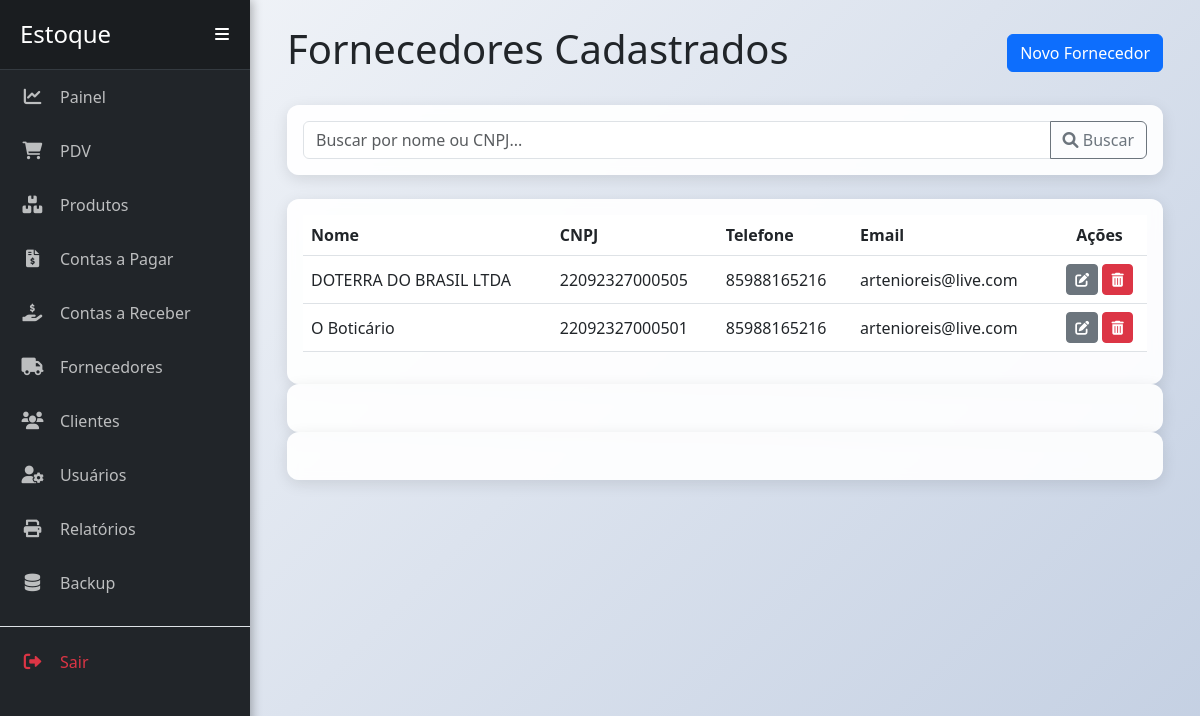
The page /fornecedores (signed in) on the database as committed earlier.
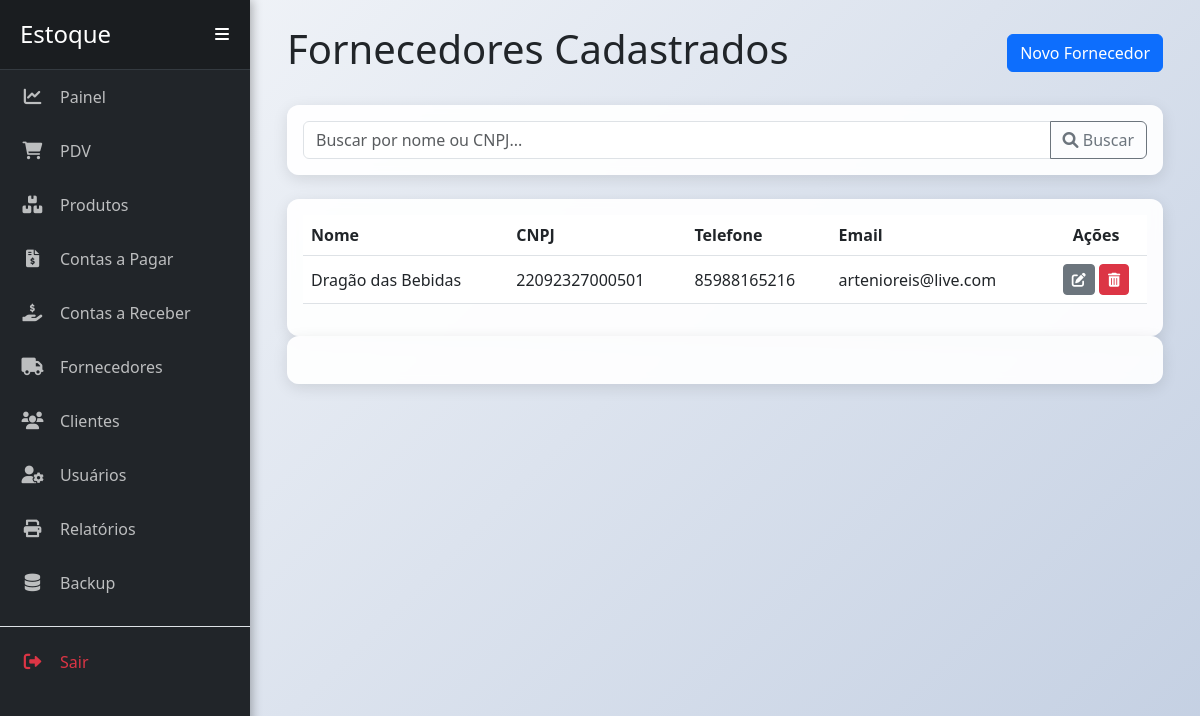
The same page on the database as committed later.
### models.py (models this page shows)
class Fornecedor(db.Model):
    __tablename__ = 'fornecedor'
    id = db.Column(db.Integer, primary_key=True)
    nome = db.Column(db.String(100), nullable=False, unique=True)
    cnpj = db.Column(db.String(18), unique=True, nullable=True)
    telefone = db.Column(db.String(20))
    email = db.Column(db.String(100))
    produtos = db.relationship('Produto', backref='fornecedor', lazy=True)
    contas = db.relationship('ContaPagar', backref='fornecedor', lazy=True)

### app.py (the view)
@app.route('/fornecedores')
@login_required
def listar_fornecedores():
    search_term = request.args.get('q')
    query = Fornecedor.query
    if search_term:
        query = query.filter(or_(Fornecedor.nome.ilike(f'%{search_term}%'), Fornecedor.cnpj.ilike(f'%{search_term}%')))
    fornecedores = query.order_by(Fornecedor.nome.asc()).all()
    return render_template('fornecedores.html', fornecedores=fornecedores, search_term=search_term)

### app.py (called while the page is built)
@app.context_processor
def inject_datetime():
    return {'modules': {'datetime': datetime, 'date': date, 'timedelta': timedelta}}

def login_required(f):
    @wraps(f)
    def decorated_function(*args, **kwargs):
        if 'logged_in' not in session or 'user_id' not in session:
            session.clear()
            flash('A sua sessão é inválida. Por favor, faça login novamente.', 'warning')
            return redirect(url_for('login'))
        return f(*args, **kwargs)
    return decorated_function

### templates/fornecedores.html (shortened to what this page needs)
{% extends 'base.html' %}
{% block content %}
<div class="d-flex justify-content-between align-items-center mb-4">
    <h1>Fornecedores Cadastrados</h1>
    <a href="{{ url_for('adicionar_fornecedor') }}" class="btn btn-primary">Novo Fornecedor</a>
</div>
<div class="card mb-4">
    <div class="card-body">
        <form method="GET" action="{{ url_for('listar_fornecedores') }}">
            <div class="input-group">
                <input type="text" class="form-control" name="q" placeholder="Buscar por nome ou CNPJ..." value="{{ search_term or '' }}">
                <button class="btn btn-outline-secondary" type="submit"><i class="fas fa-search"></i> Buscar</button>
            </div>
        </form>
    </div>
</div>
<div class="card">
    <div class="card-body">
        <table class="table table-hover align-middle">
            <thead>
                <tr>
                    <th>Nome</th>
                    <th>CNPJ</th>
                    <th>Telefone</th>
                    <th>Email</th>
                    <th class="text-center">Ações</th>
                </tr>
            </thead>
            <tbody>
                {% for fornecedor in fornecedores %}
                <tr>
                    <td>{{ fornecedor.nome }}</td>
                    <td>{{ fornecedor.cnpj or 'N/A' }}</td>
                    <td>{{ fornecedor.telefone or 'N/A' }}</td>
                    <td>{{ fornecedor.email or 'N/A' }}</td>
                    <td class="text-center">
                        <a href="{{ url_for('editar_fornecedor', id=fornecedor.id) }}" class="btn btn-secondary btn-sm" title="Editar"><i class="fas fa-edit"></i></a>
                        <button type="button" class="btn btn-danger btn-sm" data-bs-toggle="modal" data-bs-target="#confirmDeleteModal-{{ fornecedor.id }}" title="Excluir"><i class="fas fa-trash-alt"></i></button>
                    </td>
                </tr>
                {% else %}
                <tr><td colspan="5" class="text-center text-muted">Nenhum fornecedor encontrado.</td></tr>
                {% endfor %}
            </tbody>
        </table>
    </div>
</div>
{% for fornecedor in fornecedores %}
<div class="card">
    <div class="card-body">
        <div class="table-responsive">
        </div>
    </div>
</div>
{% endfor %}
{% endblock %}

Rows that differ between the two databases and show on the page:
removed Fornecedor: nome "DOTERRA DO BRASIL LTDA", cnpj "22092327000505", telefone "85988165216", email "artenioreis@live.com"
changed Fornecedor "artenioreis@live.com": nome "O Boticário" → "Dragão das Bebidas"
